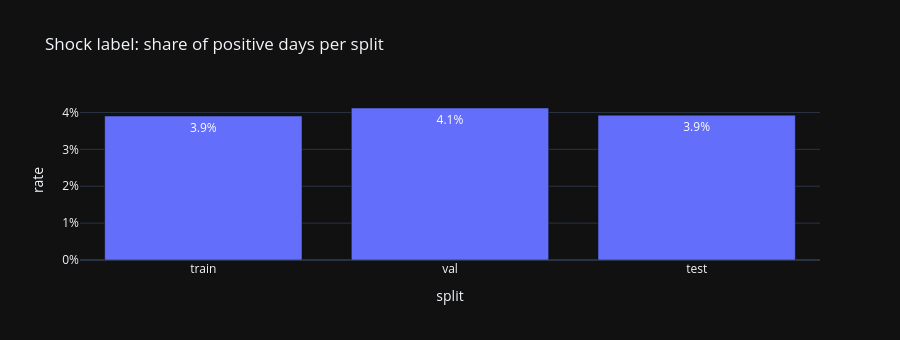
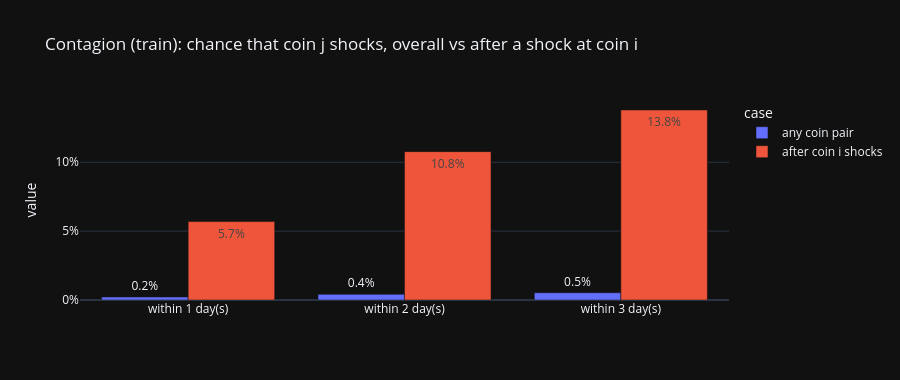

The code cell stored with these charts, in order, in its notebook:
### Markdown cell above
## 7. Shock & Contagion Labels

- **Shock:** a day where |z| > 2.5, with z = return ÷ trailing 30-day volatility measured **up to the day before**.
- **Contagion:** a shock at coin *i* followed by a shock at coin *j* within *k* = 1–3 days (a time lag, not same-day co-occurrence).

### Code cell
sh = balance[balance["label"].str.startswith("shock_next")]
fig = px.bar(sh, x="split", y="rate", text=[f"{v:.1%}" for v in sh["rate"]], title="Shock label: share of positive days per split")
fig.update_layout(height=340, yaxis_tickformat=".0%")
fig.show()

ct = balance[balance["label"].str.startswith("contagion") & (balance["split"] == "train")].copy()
ct["k"] = "within " + ct["label"].str[-1] + " day(s)"
long = pd.concat([ct.assign(case="any coin pair", value=ct["rate"]),
                  ct.assign(case="after coin i shocks", value=ct["rate_given_source_shock"])])
fig = px.bar(long, x="k", y="value", color="case", barmode="group", text=[f"{v:.1%}" for v in long["value"]],
             title="Contagion (train): chance that coin j shocks, overall vs after a shock at coin i")
fig.update_layout(height=380, yaxis_tickformat=".0%", xaxis_title=None)
fig.show()

### Figure 1 — Plotly figure (JSON) as saved in the notebook; plotly's stock layout.template omitted (floating-point values rounded to 4 significant figures)
{"data": [{"hovertemplate": "split=%{x}<br>rate=%{y}<br>text=%{text}<extra></extra>", "legendgroup": "", "marker": {"color": "#636efa", "pattern": {"shape": ""}}, "name": "", "orientation": "v", "showlegend": false, "text": ["3.9%", "4.1%", "3.9%"], "textposition": "auto", "type": "bar", "x": ["train", "val", "test"], "xaxis": "x", "y": [0.03904, 0.04121, 0.03927], "yaxis": "y"}], "layout": {"barmode": "relative", "height": 340, "legend": {"tracegroupgap": 0}, "title": {"text": "Shock label: share of positive days per split"}, "xaxis": {"anchor": "y", "domain": [0.0, 1.0], "title": {"text": "split"}}, "yaxis": {"anchor": "x", "domain": [0.0, 1.0], "tickformat": ".0%", "title": {"text": "rate"}}}}

### Figure 2 — Plotly figure (JSON) as saved in the notebook; plotly's stock layout.template omitted (floating-point values rounded to 4 significant figures)
{"data": [{"alignmentgroup": "True", "hovertemplate": "case=any coin pair<br>k=%{x}<br>value=%{y}<br>text=%{text}<extra></extra>", "legendgroup": "any coin pair", "marker": {"color": "#636efa", "pattern": {"shape": ""}}, "name": "any coin pair", "offsetgroup": "any coin pair", "orientation": "v", "showlegend": true, "text": ["0.2%", "0.4%", "0.5%"], "textposition": "auto", "type": "bar", "x": ["within 1 day(s)", "within 2 day(s)", "within 3 day(s)"], "xaxis": "x", "y": [0.002173, 0.004113, 0.005267], "yaxis": "y"}, {"alignmentgroup": "True", "hovertemplate": "case=after coin i shocks<br>k=%{x}<br>value=%{y}<br>text=%{text}<extra></extra>", "legendgroup": "after coin i shocks", "marker": {"color": "#EF553B", "pattern": {"shape": ""}}, "name": "after coin i shocks", "offsetgroup": "after coin i shocks", "orientation": "v", "showlegend": true, "text": ["5.7%", "10.8%", "13.8%"], "textposition": "auto", "type": "bar", "x": ["within 1 day(s)", "within 2 day(s)", "within 3 day(s)"], "xaxis": "x", "y": [0.05692, 0.1077, 0.1379], "yaxis": "y"}], "layout": {"barmode": "group", "height": 380, "legend": {"title": {"text": "case"}, "tracegroupgap": 0}, "title": {"text": "Contagion (train): chance that coin j shocks, overall vs after a shock at coin i"}, "xaxis": {"anchor": "y", "domain": [0.0, 1.0], "title": {}}, "yaxis": {"anchor": "x", "domain": [0.0, 1.0], "tickformat": ".0%", "title": {"text": "value"}}}}
